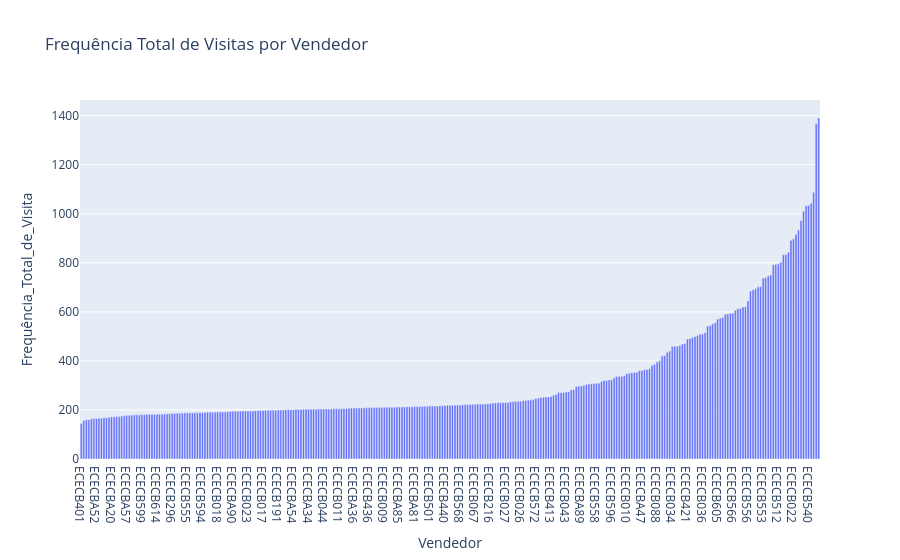

Notebook source saved alongside this figure:
### Markdown cell above
**Frequência de visita**

### Code cell
import plotly.express as px

# Criar o gráfico de barra interativo
fig = px.bar(frequencia_visita_total, x='Vendedor', y='Frequência_Total_de_Visita', title='Frequência Total de Visitas por Vendedor')

# Exibir o gráfico
fig.show()

### Figure 1 — Plotly figure (JSON) as saved in the notebook; plotly's stock layout.template omitted (floating-point values rounded to 4 significant figures; data arrays with more than 128 entries replaced by an {"elided": "..."} marker saying what was removed)
{"data": [{"hovertemplate": "Vendedor=%{x}<br>Frequência_Total_de_Visita=%{y}<extra></extra>", "legendgroup": "", "marker": {"color": "#636efa", "pattern": {"shape": ""}}, "name": "", "orientation": "v", "showlegend": false, "textposition": "auto", "type": "bar", "x": {"elided": "293 str values"}, "xaxis": "x", "y": {"elided": "293 int values"}, "yaxis": "y"}], "layout": {"barmode": "relative", "legend": {"tracegroupgap": 0}, "title": {"text": "Frequência Total de Visitas por Vendedor"}, "xaxis": {"anchor": "y", "domain": [0, 1], "title": {"text": "Vendedor"}}, "yaxis": {"anchor": "x", "domain": [0, 1], "title": {"text": "Frequência_Total_de_Visita"}}}}
